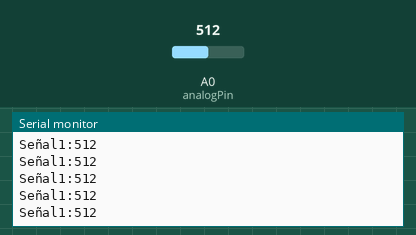
A sketch run on a simulated Arduino Uno, built with avr-gcc and run on an emulated ATmega328P. Shown: the last lines printed to the serial monitor. Inputs (shaded band) come from the test bench; at power-on: A0 (analogPin) = 512.

Above: at 1.2 s.
1.3 s: A0 (analogPin) set to 716
At 1.32 s:
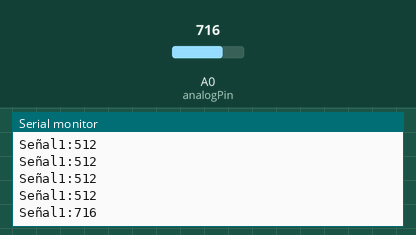
2.8 s: A0 (analogPin) set to 900
At 2.83 s:
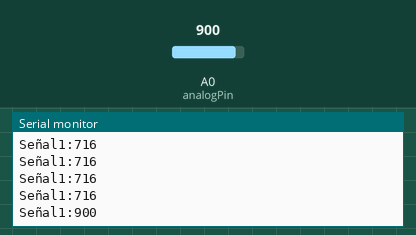
Timing chart, 0 to 5.8 s (numbered marks = the images above; inputs shaded):
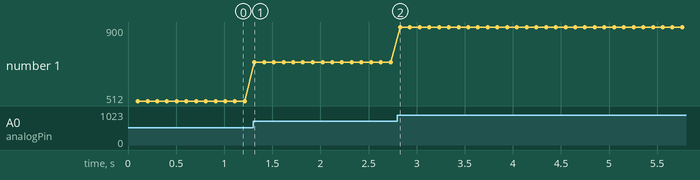

The sketch:

esp_plot_legend2.ino
```cpp
/*************************************
 Course: ISB-UPCH
 Date: 29/03/2023
 Autor: Moises Meza

**************************************/
const int analogPin = A0;

unsigned long lastMsg = 0;
float F=1;                      // 1 hz
double Fs = 10*F;               // 10 hz
double Ts_ms = (1/Fs)*1000;     //  100 ms

void setup() {
  Serial.begin(9600);
  while (!Serial);
  //Serial.println("R1:,R2:,");
  pinMode(analogPin, INPUT);
}

void loop() {

  unsigned long now = millis();

  if (now - lastMsg > Ts_ms) {

    lastMsg = now;

    int r1 = analogRead(analogPin);

    Serial.print("Señal1:");
    Serial.println(r1);

  }

}
```

Measured:
- after the input at 1.3 s, the serial monitor: prints a new line at once (image 1)
- after the input at 2.8 s, the serial monitor: prints a new line at once (image 2)
- plotted number 1: 512 → 716 after the input at 1.3 s, 716 → 900 after the input at 2.8 s
